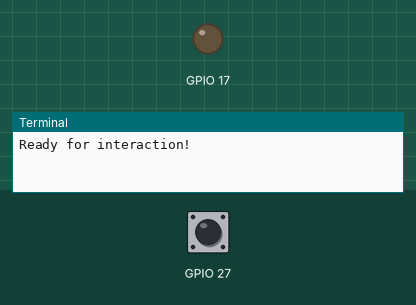
Recording of a program running on a simulated Raspberry Pi (BCM pin numbers). Shown: output pins drawn as LEDs (lit = HIGH), the last lines printed to the terminal. Inputs (shaded band) come from the test bench; at power-on: GPIO 27 HIGH.

Above: at 1.2 s.
1.3 s: GPIO 27 pulled LOW for 0.15 s
At 1.37 s:
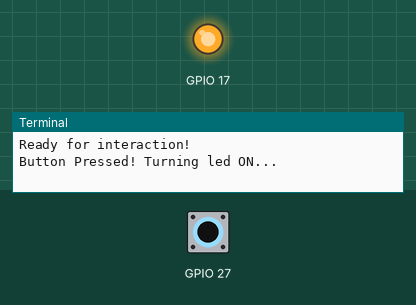
2.9 s: GPIO 27 pulled LOW for 3.2 s
At 6.6 s:
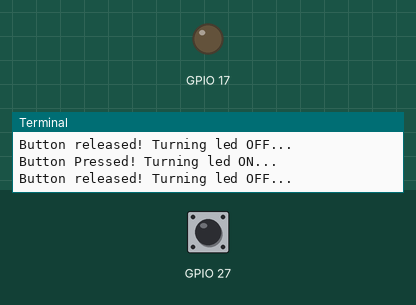
Timing chart, 0 to 8.1 s (numbered marks = the images above; inputs shaded):
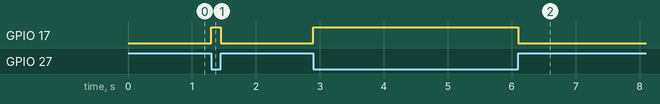

Measured:
- after the input at 1.3 s, GPIO 17: LOW → HIGH at once, → LOW 0.15 s later
- after the input at 2.9 s, GPIO 17: LOW → HIGH at once, → LOW 3.2 s later

The program:

main.py
```python
import argparse
from gpiozero import LED, Button
from time import sleep


def main():
    """
    Blinks an LED on and off forever
    """
    parser = argparse.ArgumentParser(description='Turn an LED on when a button is pressed')
    parser.add_argument('--led', '-l', type=str, default="GPIO17", help='The pin the LED is connected to')
    parser.add_argument('--button', '-b', type=str, default="GPIO27", help='The pin the button is connected to')
    parser.add_argument(
        '--blink-when-ready',
        default=False,
        dest='blink',
        action='store_true',
        help='If set, blink the LED when GPIO is ready'
    )

    args = parser.parse_args()

    led = LED(args.led)
    button = Button(args.button)

    print('Ready for interaction!')

    if args.blink:
        for _ in range(1, 5):
            led.on()
            sleep(0.5)
            led.off()
            sleep(0.5)

    while True:
        button.wait_for_press()
        print('Button Pressed! Turning led ON...')
        led.on()

        button.wait_for_release()
        print('Button released! Turning led OFF...')
        led.off()


if __name__ == '__main__':
    main()
```
